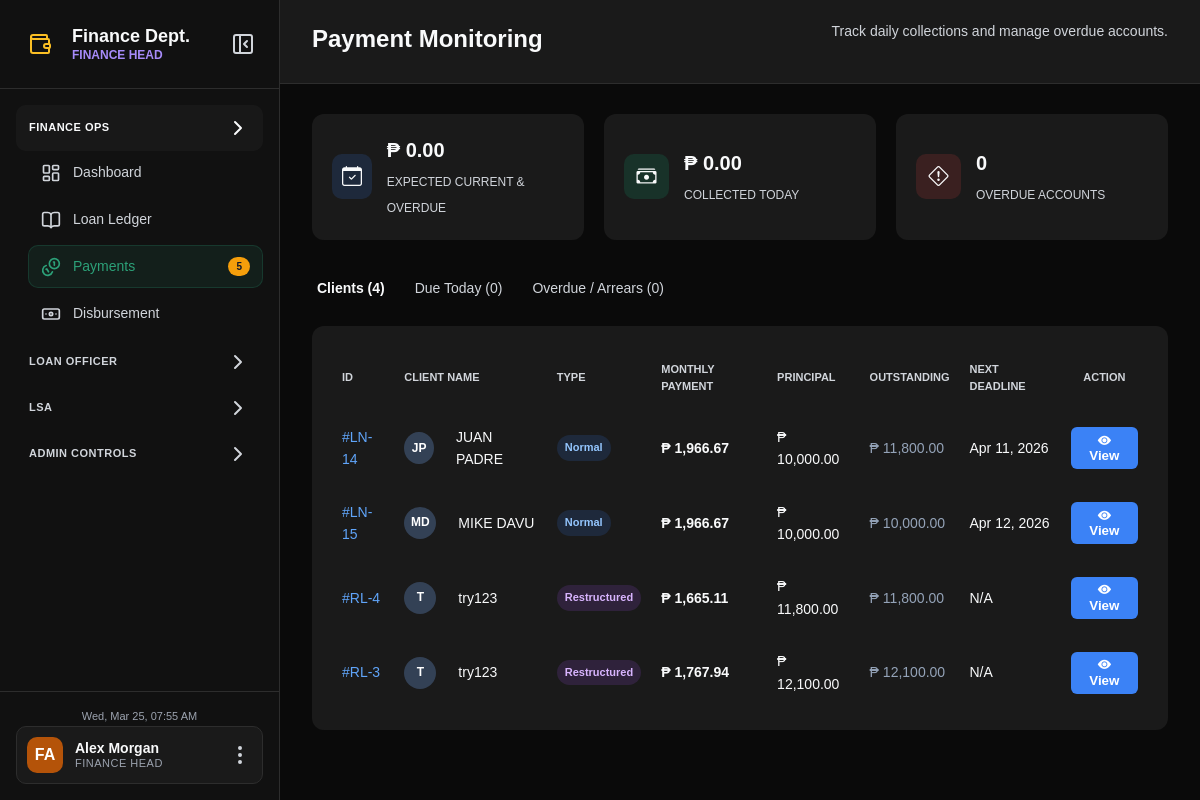
Before: /FINANCE/payments.php with the older database file.
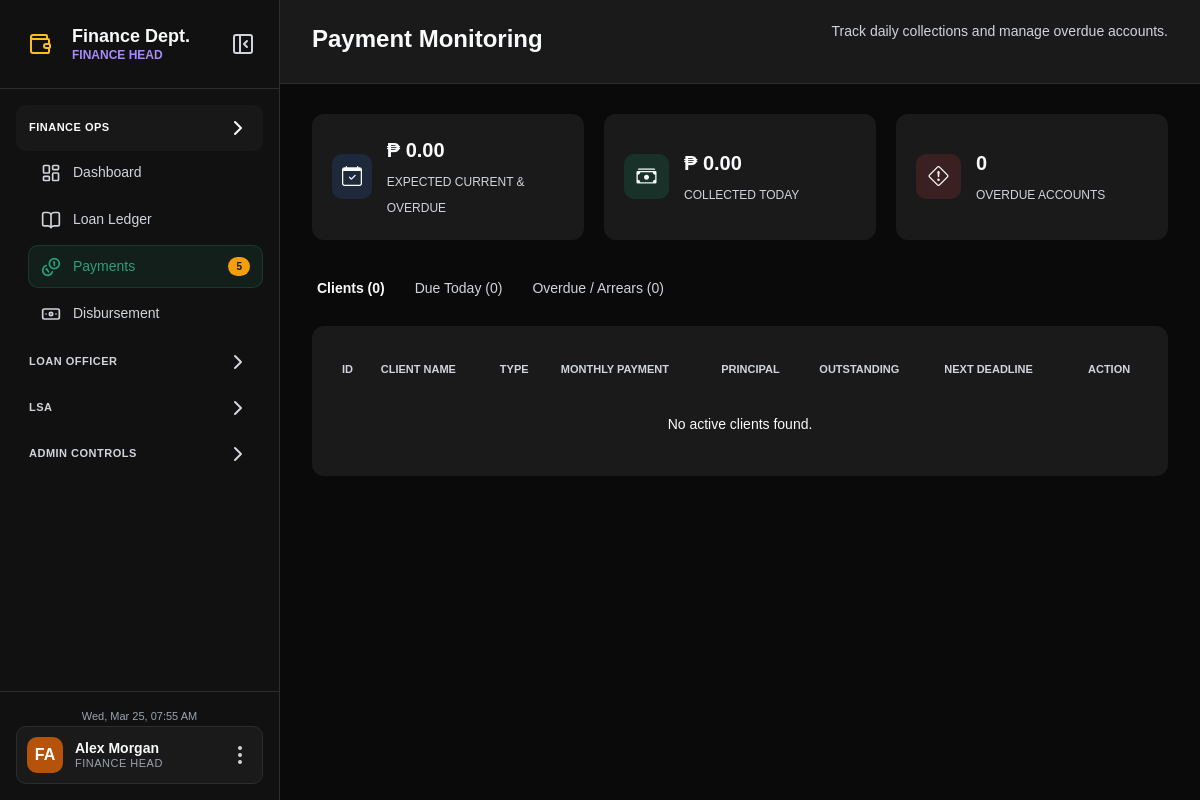
After: the same page with the newer database file.
### tables this page shows
CREATE TABLE `loans` (
  `id` int(11) NOT NULL,
  `user_id` int(11) DEFAULT NULL,
  `application_id` int(11) DEFAULT NULL,
  `loan_disbursement_id` int(11) DEFAULT NULL,
  `loan_amount` decimal(10,2) DEFAULT NULL,
  `term_months` int(11) DEFAULT NULL,
  `monthly_due` decimal(10,2) DEFAULT NULL,
  `interest_rate` decimal(5,2) DEFAULT NULL,
  `interest_method` enum('FLAT','DIMINISHING') DEFAULT NULL,
  `outstanding` decimal(10,2) DEFAULT NULL,
  `next_payment` date DEFAULT NULL,
  `due_date` date DEFAULT NULL,
  `last_penalty_date` date DEFAULT NULL,
  `start_date` date DEFAULT NULL,
  `status` enum('ACTIVE','COMPLETED','RESTRUCTURED') NOT NULL DEFAULT 'ACTIVE',
  `receipt_no` varchar(50) DEFAULT NULL,
  `receipt_image` varchar(255) DEFAULT NULL,
  `released_at` datetime DEFAULT NULL,
  `release_notes` text DEFAULT NULL,
  `created_at` timestamp NOT NULL DEFAULT current_timestamp(),
  `updated_at` timestamp NOT NULL DEFAULT current_timestamp() ON UPDATE current_timestamp()
);

CREATE TABLE `users` (
  `id` int(11) NOT NULL,
  `fullname` varchar(100) DEFAULT NULL,
  `profile_pic` varchar(255) DEFAULT NULL,
  `phone` varchar(20) DEFAULT NULL,
  `email` varchar(100) DEFAULT NULL,
  `password` varchar(255) DEFAULT NULL,
  `created_at` timestamp NOT NULL DEFAULT current_timestamp(),
  `account_status` varchar(50) DEFAULT 'ACTIVE',
  `login_attempts` int(11) DEFAULT 0,
  `locked_until` datetime DEFAULT NULL,
  `otp_code` varchar(10) DEFAULT NULL,
  `otp_expiry` datetime DEFAULT NULL,
  `dob` date DEFAULT NULL,
  `gender` varchar(20) DEFAULT NULL,
  `occupation` varchar(100) DEFAULT NULL,
  `address` text DEFAULT NULL
);

CREATE TABLE `restructured_loans` (
  `id` int(11) NOT NULL,
  `original_loan_id` int(11) NOT NULL,
  `restructure_request_id` int(11) NOT NULL,
  `user_id` int(11) NOT NULL,
  `principal_amount` decimal(10,2) NOT NULL,
  `term_months` int(11) NOT NULL,
  `monthly_due` decimal(10,2) NOT NULL,
  `interest_rate` decimal(5,2) NOT NULL,
  `interest_method` enum('FLAT','DIMINISHING') NOT NULL,
  `outstanding` decimal(10,2) NOT NULL,
  `start_date` date DEFAULT NULL,
  `next_payment` date DEFAULT NULL,
  `due_date` date DEFAULT NULL,
  `status` enum('ACTIVE','COMPLETED') NOT NULL DEFAULT 'ACTIVE',
  `created_at` datetime NOT NULL DEFAULT current_timestamp()
);

### FINANCE/payments.php (the view, shortened to what the changed rows need)
<?php
function getPrincipalAmount($row)
{
    if (isset($row['loan_amount']) && is_numeric($row['loan_amount'])) {
        return (float)$row['loan_amount'];
    }
    if (isset($row['principal_amount']) && is_numeric($row['principal_amount'])) {
        return (float)$row['principal_amount'];
    }
    return 0;
}
function getMonthlyDue($row)
{
    if (isset($row['monthly_due']) && is_numeric($row['monthly_due'])) {
        return (float)$row['monthly_due'];
    }
    return 0;
}
function getOutstanding($row)
{
    if (isset($row['outstanding']) && is_numeric($row['outstanding'])) {
        return (float)$row['outstanding'];
    }
    return 0;
}
function getNextDeadline($row)
{
    if (!empty($row['next_payment'])) {
        return $row['next_payment'];
    }
    return '';
}
function getTermMonths($row)
{
    if (isset($row['term_months']) && is_numeric($row['term_months'])) {
        return (int)$row['term_months'];
    }
    return 0;
}
function getTotalPayable($row)
{
    return 0;
}
function getRepaymentProgress($row)
{
    $principal = getPrincipalAmount($row);
    $outstanding = getOutstanding($row);
    $totalPayable = getTotalPayable($row);
    $basis = $totalPayable > 0 ? $totalPayable : $principal;
    $paid = $basis - $outstanding;
    if ($paid < 0) $paid = 0;
    $percent = ($paid / $basis) * 100;
    return [
        'paid' => $paid,
        'basis' => $basis,
        'percent' => $percent
    ];
}
function buildAmortizationSchedule($row)
{
    $schedule = [];
    $termMonths = getTermMonths($row);
    $monthlyDue = getMonthlyDue($row);
    $outstanding = getOutstanding($row);
    $principal = getPrincipalAmount($row);
    $totalPayable = getTotalPayable($row);
    $basis = $totalPayable > 0 ? $totalPayable : $principal;
    $paidAmount = $basis - $outstanding;
    if ($paidAmount < 0) $paidAmount = 0;
    $baseDateRaw = '';
    if (!empty($row['start_date'])) {
        $baseDateRaw = $row['start_date'];
    } elseif (!empty($row['next_payment'])) {
        $baseDateRaw = $row['next_payment'];
    } elseif (!empty($row['next_deadline'])) {
        $baseDateRaw = $row['next_deadline'];
    }
    try {
        if (!empty($baseDateRaw) && $baseDateRaw !== '0000-00-00' && $baseDateRaw !== '0000-00-00 00:00:00') {
            $baseDate = new DateTime($baseDateRaw);
        } else {
            $baseDate = new DateTime();
        }
    } catch (Exception $e) {
        $baseDate = new DateTime();
    }
    $installmentAmount = $monthlyDue > 0 ? $monthlyDue : ($basis / $termMonths);
    for ($i = 1; $i <= $termMonths; $i++) {
        $dueDate = clone $baseDate;
        if ($i > 1) {
            $dueDate->modify('+' . ($i - 1) . ' month');
        }
        if ($paidAmount >= ($installmentAmount * $i)) {
            $status = 'PAID';
        } elseif ($paidAmount >= ($installmentAmount * ($i - 1))) {
            $status = 'PENDING';
        } else {
            $status = 'UPCOMING';
        }
        $schedule[] = [
            'installment_no' => $i,
            'due_date' => $dueDate->format('Y-m-d'),
            'amount' => $installmentAmount,
            'status' => $status
        ];
    }
    return $schedule;
}
try {
    $clientsList = [];
    $clientDetailsMap = [];
    $stmtRestructured = $pdo->query("
        SELECT rl.*, u.fullname
        FROM restructured_loans rl
        JOIN users u ON rl.user_id = u.id
        WHERE rl.status IN ('ACTIVE', 'ONGOING', 'APPROVED')
        ORDER BY rl.id DESC
    ");
    $restructuredList = $stmtRestructured->fetchAll(PDO::FETCH_ASSOC);
    foreach ($restructuredList as $row) {
        $row['source_type'] = 'restructured';
        $row['record_id'] = $row['id'];
        $row['client_name'] = $row['fullname'];
        $clientsList[] = $row;
    }
    $stmtLoans = $pdo->query("
        SELECT l.*, u.fullname
        FROM loans l
        JOIN users u ON l.user_id = u.id
        WHERE l.status = 'ACTIVE'
        ORDER BY l.id DESC
    ");
    $loanList = $stmtLoans->fetchAll(PDO::FETCH_ASSOC);
    foreach ($loanList as $row) {
        $row['source_type'] = 'loan';
        $row['record_id'] = $row['id'];
        $row['client_name'] = $row['fullname'];
        $clientsList[] = $row;
    }
    usort($clientsList, function ($a, $b) {
        return strcmp($a['client_name'], $b['client_name']);
    });
    $overdueCount = 0;
    $dueTodayList = [];
    foreach ($clientsList as $row) {
        $progress = getRepaymentProgress($row);
        $schedule = buildAmortizationSchedule($row);
        $detailKey = $row['source_type'] . '_' . $row['record_id'];
        $clientDetailsMap[$detailKey] = [
            'source_type' => $row['source_type'],
            'record_id' => $row['record_id'],
            'client_name' => $row['client_name'],
            'monthly_due' => getMonthlyDue($row),
            'principal' => getPrincipalAmount($row),
            'outstanding' => getOutstanding($row),
            'next_deadline' => getNextDeadline($row),
            'repayment_paid' => $progress['paid'],
            'repayment_basis' => $progress['basis'],
            'repayment_percent' => round($progress['percent'], 2),
            'amortization_schedule' => $schedule
        ];
    }
} catch (PDOException $e) {
    die("Query Failed: " . $e->getMessage());
}
?>
<!DOCTYPE html>
<html lang="en">
<head>
    <link rel="stylesheet" href="https://cdn.jsdelivr.net/npm/bootstrap-icons@1.11.1/font/bootstrap-icons.css">
    <link rel="stylesheet" href="assets/css/global.css">
    <link rel="stylesheet" href="assets/css/payments.css">
</head>
<body>
<?php include 'includes/sidebar.php'; ?>
<div class="main-content">
    <div class="page-header">
        <h1>Payment Monitoring</h1>
    </div>
    <div class="tabs">
        <button class="tab-btn active" onclick="switchTab('clients', this)">Clients (<?php echo count($clientsList); ?>)</button>
        <button class="tab-btn" onclick="switchTab('due', this)">Due Today (<?php echo count($dueTodayList); ?>)</button>
        <button class="tab-btn" onclick="switchTab('overdue', this)">Overdue / Arrears (<?php echo $overdueCount; ?>)</button>
    </div>
    <div id="tab-clients" class="content-card">
        <table>
            <thead>
                <tr>
                    <th>ID</th>
                    <th>Client Name</th>
                    <th>Type</th>
                    <th>Monthly Payment</th>
                    <th>Principal</th>
                    <th>Outstanding</th>
                    <th>Next Deadline</th>
                    <th style="text-align:center;">Action</th>
                </tr>
            </thead>
            <tbody>
                <?php if (empty($clientsList)): ?>
                    <tr><td colspan="8" style="text-align:center; padding: 20px;">No active clients found.</td></tr>
                <?php else: ?>
                    <?php foreach ($clientsList as $client): ?>
                        <?php
                            $nameParts = explode(' ', trim($client['client_name']));
                            $initials = strtoupper(
                                (isset($nameParts[0][0]) ? $nameParts[0][0] : '') .
                                (isset($nameParts[1][0]) ? $nameParts[1][0] : '')
                            );
                            $detailKey = $client['source_type'] . '_' . $client['record_id'];
                            $prefix = $client['source_type'] === 'restructured' ? '#RL-' : '#LN-';
                        ?>
                        <tr>
                            <td style="color:#60a5fa;"><?php echo $prefix . $client['record_id']; ?></td>
                            <td>
                                <div class="client-info">
                                    <div class="mini-avatar" style="background: #334155; color: #fff; width: 32px; height: 32px; display: inline-flex; align-items: center; justify-content: center; border-radius: 50%; margin-right: 10px; font-size: 12px; font-weight: bold;">
                                        <?php echo htmlspecialchars($initials); ?>
                                    </div>
                                    <span><?php echo htmlspecialchars($client['client_name']); ?></span>
                                </div>
                            </td>
                            <td>
                                <?php if ($client['source_type'] === 'restructured'): ?>
                                    <span class="loan-badge restructured">Restructured</span>
                                <?php else: ?>
                                    <span class="loan-badge normal">Normal</span>
                                <?php endif; ?>
                            </td>
                            <td style="font-weight:700;">₱ <?php echo number_format(getMonthlyDue($client), 2); ?></td>
                            <td>₱ <?php echo number_format(getPrincipalAmount($client), 2); ?></td>
                            <td style="color:#94a3b8;">₱ <?php echo number_format(getOutstanding($client), 2); ?></td>
                            <td><?php echo !empty(getNextDeadline($client)) ? date('M d, Y', strtotime(getNextDeadline($client))) : 'N/A'; ?></td>
                            <td style="text-align:center;">
                                <button
                                    class="btn-view"
                                    onclick='openDetailsModal(<?php echo json_encode($clientDetailsMap[$detailKey], JSON_HEX_TAG | JSON_HEX_APOS | JSON_HEX_QUOT | JSON_HEX_AMP); ?>)'>
                                    <i class="bi bi-eye-fill"></i> View
                                </button>
                            </td>
                        </tr>
                    <?php endforeach; ?>
                <?php endif; ?>
            </tbody>
        </table>
    </div>
</div>
</body>
</html>

Changed rows visible on the page:
removed loans: prefix "#LN-", id "14", user.fullname "JP", user.fullname "JUAN PADRE", shows "Normal", monthly_due "1,966.67", loan_amount "10,000.00", outstanding "11,800.00", next_payment "Apr 11, 2026"
removed loans: prefix "#LN-", id "15", user.fullname "MD", user.fullname "MIKE DAVU", shows "Normal", monthly_due "1,966.67", loan_amount "10,000.00", outstanding "10,000.00", next_payment "Apr 12, 2026"
removed restructured_loans: prefix "#RL-", id "4", user.fullname "T", user.fullname "try123", shows "Restructured", monthly_due "1,665.11", principal_amount "11,800.00", outstanding "11,800.00", shows "N/A"
removed restructured_loans: prefix "#RL-", id "3", user.fullname "T", user.fullname "try123", shows "Restructured", monthly_due "1,767.94", principal_amount "12,100.00", outstanding "12,100.00", shows "N/A"
Other visible differences:
count($clientsList): "4" → "0"
text now shown: "No active clients found."
